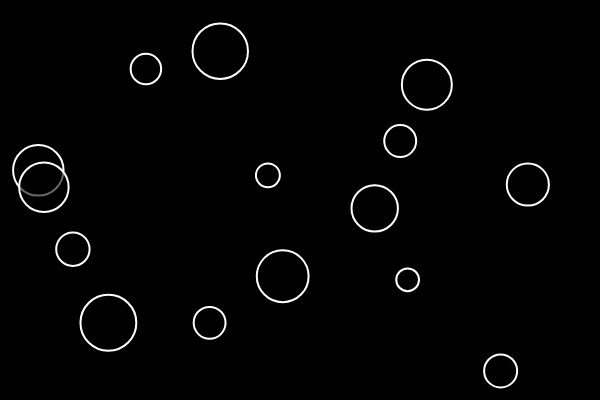
Frame 1 (no input)
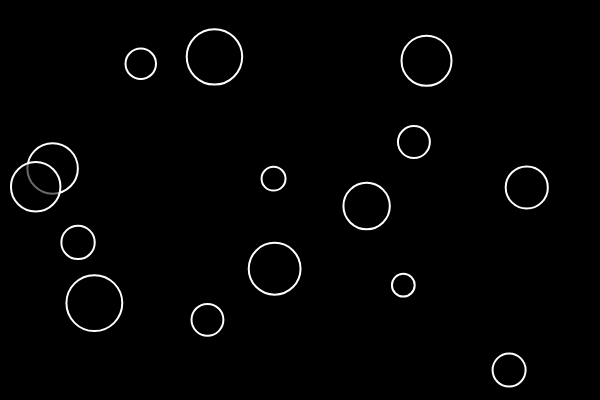
Frame 60 (no input)
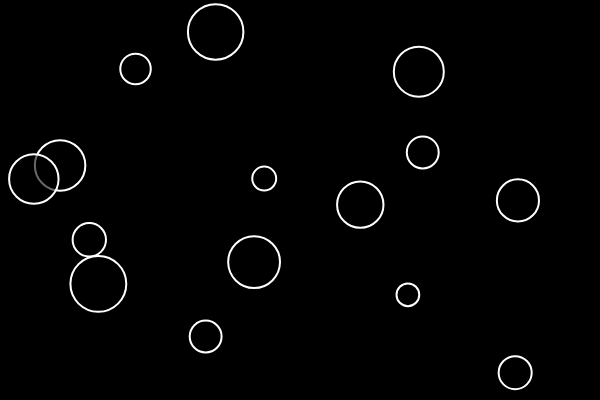
Frame 120 (the mouse pressed at the canvas centre since frame 60)

The p5.js sketch that drew these frames (run headless with seeded random() and noise() and a simulated clock; from frame 60 on, the mouse is pressed at the canvas centre):

// p5.js sketch
// ── sketch.js
let bubbles = []

function setup() {
	createCanvas(600, 400);
	for (let i = 0; i < 15; i++) {
		let x = random(width)
		let y = random(height)
		let r = random(10, 30)
		let bubble = new Bubble(x, y, r)
		bubbles.push(bubble)
	}

	// unicorn = new Bubble(300, 200, 20)
}

function draw() {
	background(0)
	for (let obj of bubbles) {
		if( mouseIsPressed){
			obj.clicked(mouseX, mouseY);
		}
		obj.run()
		// let overl = false;
		// for (let other of bubbles) {
		// 	if (obj !== other && obj.intersects(other)) {
		// 		overl = true
		// 	}
		// }
		// if (overl) {
		// 	obj.changeColor(255)
		// } else {
		// 	obj.changeColor(0)
		// }
	}
}

class Bubble {
	constructor(x, y, r) {
		this.x = x
		this.y = y
		this.r = r

		this.brightness = 0;
	}

	run() {
		this.move()
		this.show()
	}

	clicked(x, y) {
		let d = dist(x,y, this.x, this.y)
		if(d < this.r) {
			this.brightness = 255;
		}
	}

	show() {
		strokeWeight(2)
		stroke(255)
		fill(this.brightness, 150)
		ellipse(this.x, this.y, this.r * 2)
	}

	move() {
		this.x += random(-2, 2)
		this.y += random(-2, 2)
	}

	intersects(obj) {
		let d = dist(this.x, this.y, obj.x, obj.y)
		if (d < this.r + obj.r) { // 两个圆心的距离小于两个圆的半径时
			return true
		} else {
			return false
		}
	}

	changeColor(bright) {
		this.brightness = bright
	}
}
